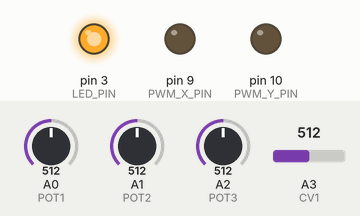
Simulated run of this sketch. Board: Arduino Uno, built with avr-gcc and run on an emulated ATmega328P. On the bench: output pins drawn as LEDs (lit = HIGH). The test bench sets the inputs (shaded band); at power-on: A0 (POT1) = 512, A1 (POT2) = 512, A2 (POT3) = 512, A3 (CV1) = 512. What the sketch prints to the serial monitor is not drawn.

Above: at 0.01 s.
At 0.6 s:
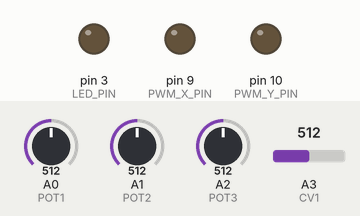
At 19.7 s:
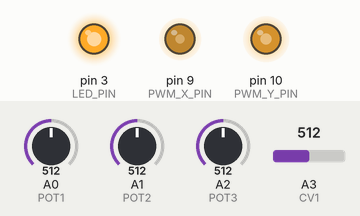
Timing chart, 0 to 12.2 s (numbered marks = the images above; inputs shaded):
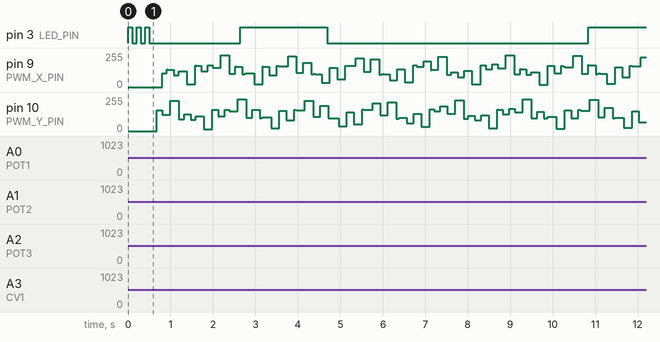

The sketch:

roseosc.ino
```cpp
/*
 * Rose Oscillator (Rhodonea) for HAGIWO MOD1
 * Based on RoseLichPatch by antisvin
 *
 * Rose curves are generated by plotting r = sin(k*theta) in polar coordinates
 * where k is the harmonic ratio (multiplier/divisor)
 *
 * This creates complex waveforms with multiple "petals" that sound like
 * harmonic-rich oscillators with unique timbres
 *
 * Hardware: MOD1 module
 *
 *   WIP:  CV options!
 *
 * - CV1: V/Oct Pitch Control
 * - CV2: FM Input
 * - CV3: Harmonics (morphs sine to rose shape)
 * - CV4: Multiplier (numerator of harmonic ratio)
 * - CV5: Divisor (denominator of harmonic ratio, 0 = free-running)
 * - CV6: Feedback Amount
 *
 * Outputs:
 * - Left/Real component of complex signal
 * - Right/Imaginary component of complex signal
 */

#include <Arduino.h>

// ========== CONFIGURATION ==========
#define SAMPLE_RATE 48000
#define BASE_FREQ 55.0f      // Base frequency in Hz
#define MAX_RATIO 32         // Maximum harmonic ratio
#define BUFFER_SIZE 32       // Audio buffer size

// Pin definitions - MOD1 Hardware
#define POT1 A0      // Harmonics morphing (rose shape)
#define POT2 A1      // Harmonic ratio (k parameter)
#define POT3 A2      // Coarse frequency/tuning
#define CV1 A3       // V/Oct pitch CV
#define CV2 A0       // FM input / Feedback control
#define LED_PIN 3    // Status LED
#define BUTTON_PIN 4 // Mode selection

// PWM Audio Outputs (high-frequency PWM for audio)
#define PWM_X_PIN 9  // X output (real/left)
#define PWM_Y_PIN 10 // Y output (imaginary/right)

// ========== COMPLEX NUMBER STRUCT ==========
struct ComplexFloat {
    float re;  // Real part
    float im;  // Imaginary part

    ComplexFloat() : re(0.0f), im(0.0f) {}
    ComplexFloat(float r, float i) : re(r), im(i) {}

    // Set from polar coordinates
    void setPolar(float magnitude, float phase) {
        re = magnitude * cos(phase);
        im = magnitude * sin(phase);
    }

    // Get magnitude
    float magnitude() const {
        return sqrt(re * re + im * im);
    }

    // Get phase
    float phase() const {
        return atan2(im, re);
    }

    // Complex multiplication
    ComplexFloat operator*(const ComplexFloat& other) const {
        return ComplexFloat(
            re * other.re - im * other.im,
            re * other.im + im * other.re
        );
    }

    // Complex addition
    ComplexFloat operator+(const ComplexFloat& other) const {
        return ComplexFloat(re + other.re, im + other.im);
    }

    // Scalar multiplication
    ComplexFloat operator*(float scalar) const {
        return ComplexFloat(re * scalar, im * scalar);
    }
};

// ========== ROSE OSCILLATOR CLASS ==========
/**
 * A complex (quadrature) oscillator based on Rose (rhodonea curve).
 * This is the CORRECT implementation from antisvin/MyPatches
 *
 * Key algorithm:
 * t = 1 - harmonics + harmonics * cos(modPhase + last_t * feedback1)
 * x = cos(phase + last_x * feedback2.re) * t
 * y = sin(phase + last_y * feedback2.im) * t
 *
 * The magic is in the t parameter which modulates the amplitude
 * based on the rose curve modulator phase (k * incr)
 */
class RoseOscillator {
private:
    float mul;          // 2*PI / sampleRate
    float incr;         // frequency * mul (phase increment)
    float phase;        // Main oscillator phase
    float modPhase;     // Modulator phase (creates the rose)
    float k;            // Harmonic ratio (multiplier/divisor)
    float harmonics;    // Morphs between sine (0) and rose (1)
    float feedback1;    // Internal feedback on amplitude modulator
    ComplexFloat feedback2;  // Complex feedback vector

    // Last sample values for feedback
    float last_x;
    float last_y;
    float last_t;

public:
    RoseOscillator(float baseFreq, float sr)
        : mul(TWO_PI / sr), phase(0.0f), modPhase(0.0f),
          k(1.0f), harmonics(1.0f), feedback1(0.0f),
          last_x(0.0f), last_y(0.0f), last_t(0.0f) {
        feedback2.re = 0.0f;
        feedback2.im = 0.0f;
        setFrequency(baseFreq);
    }

    void setSampleRate(float sr) {
        float freq = getFrequency();
        mul = TWO_PI / sr;
        setFrequency(freq);
    }

    void setFrequency(float freq) {
        incr = freq * mul;
    }

    float getFrequency() {
        return incr / mul;
    }

    void setRatio(float ratio) {
        k = ratio;
    }

    void setHarmonics(float h) {
        harmonics = constrain(h, 0.0f, 1.0f);
    }

    void setFeedback1(float fb) {
        feedback1 = fb;
    }

    void setFeedback2(float magnitude, float phase_rad) {
        feedback2.setPolar(magnitude, phase_rad);
    }

    // Generate sample
    ComplexFloat generate(float fmInput = 0.0f) {
        // Calculate rose curve amplitude modulation
        // This is the key: t morphs from constant (sine) to rose-modulated
        float t = 1.0f - harmonics + harmonics * cos(modPhase + last_t * feedback1);
        last_t = t;

        // Generate complex oscillator with feedback and amplitude modulation
        float x = cos(phase + last_x * feedback2.re) * t;
        float y = sin(phase + last_y * feedback2.im) * t;

        // Store for feedback
        last_x = x;
        last_y = y;

        // Update phases
        phase += incr + fmInput;
        modPhase += k * incr;  // Rose curve modulator runs at k * frequency

        // Wrap phases to 0-2π
        if (phase >= TWO_PI) {
            phase -= TWO_PI;
        } else if (phase < 0.0f) {
            phase += TWO_PI;
        }

        if (modPhase >= TWO_PI) {
            modPhase -= TWO_PI;
        } else if (modPhase < 0.0f) {
            modPhase += TWO_PI;
        }

        return ComplexFloat(x, y);
    }

    void reset() {
        phase = 0.0f;
        modPhase = 0.0f;
        last_x = 0.0f;
        last_y = 0.0f;
        last_t = 0.0f;
    }
};

// ========== SMOOTHING FILTER ==========
class SmoothValue {
private:
    float value;
    float target;
    float lambda;  // Smoothing factor (0.9-0.99)

public:
    SmoothValue(float initialValue = 0.0f, float smoothing = 0.95f)
        : value(initialValue), target(initialValue), lambda(smoothing) {}

    void setTarget(float newTarget) {
        target = newTarget;
    }

    float process() {
        value = lambda * value + (1.0f - lambda) * target;
        return value;
    }

    float getValue() const {
        return value;
    }
};

// ========== DC BLOCKING FILTER ==========
class DcBlockingFilter {
private:
    float x1, y1;
    const float R = 0.995f;  // Pole location

public:
    DcBlockingFilter() : x1(0.0f), y1(0.0f) {}

    float process(float input) {
        float output = input - x1 + R * y1;
        x1 = input;
        y1 = output;
        return output;
    }

    void reset() {
        x1 = y1 = 0.0f;
    }
};

// ========== V/OCT CONVERTER ==========
class VoltsPerOctave {
private:
    float baseFreq;
    float tuneOffset;

public:
    VoltsPerOctave(float base = 440.0f) : baseFreq(base), tuneOffset(0.0f) {}

    void setTune(float octaves) {
        tuneOffset = octaves;
    }

    float getFrequency(float cvVoltage) {
        float volts = (cvVoltage - 0.5f) * 5.0f;
        return baseFreq * pow(2.0f, volts + tuneOffset);
    }
};

// ========== GLOBAL OBJECTS ==========
RoseOscillator osc(BASE_FREQ, SAMPLE_RATE);
VoltsPerOctave vpo(BASE_FREQ);
DcBlockingFilter dcLeft, dcRight;

// Smooth parameters
SmoothValue smoothHarmonics(0.0f, 0.96f);
SmoothValue smoothRatio(1.0f, 0.9f);
SmoothValue smoothFreq(0.5f, 0.95f);
SmoothValue smoothFeedback(0.0f, 0.96f);

// Audio buffer
ComplexFloat audioBuffer[BUFFER_SIZE];
volatile uint16_t bufferIndex = 0;

// Mode selection
volatile bool buttonPressed = false;
volatile uint8_t currentMode = 0;  // 0=Normal, 1=Feedback mode, 2=Free-running
unsigned long lastButtonPress = 0;

// Button interrupt
void buttonISR() {
    if (millis() - lastButtonPress > 200) {  // Debounce
        buttonPressed = true;
        lastButtonPress = millis();
    }
}

// ========== PWM AUDIO OUTPUT SETUP ==========
// Configure Timer1 for high-frequency PWM on pins 9 and 10
void setupPWMAudio() {
    // Set pins as outputs
    pinMode(PWM_X_PIN, OUTPUT);
    pinMode(PWM_Y_PIN, OUTPUT);

    // Configure Timer1 for Fast PWM, 62.5kHz
    // This gives us good audio quality with minimal aliasing
    TCCR1A = _BV(COM1A1) | _BV(COM1B1) | _BV(WGM11);
    TCCR1B = _BV(WGM13) | _BV(WGM12) | _BV(CS10);  // No prescaler

    // Set TOP value for 62.5kHz PWM (16MHz / 256 = 62.5kHz)
    ICR1 = 255;

    // Start with center values (128 = 0V center)
    OCR1A = 128;  // Pin 9
    OCR1B = 128;  // Pin 10
}

// Write audio sample to PWM outputs
inline void writePWMAudio(float left, float right) {
    // Convert -1.0..+1.0 to 0..255 with 128 center
    int pwmLeft = constrain((int)(left * 127.0f + 128.0f), 0, 255);
    int pwmRight = constrain((int)(right * 127.0f + 128.0f), 0, 255);

    OCR1A = pwmLeft;   // Pin 9
    OCR1B = pwmRight;  // Pin 10
}

// ========== UTILITY FUNCTIONS ==========

// Read CV input and convert to 0.0-1.0 range
float readCV(int pin) {
    return analogRead(pin) / 1023.0f;
}

// Convert CV to bipolar -1.0 to +1.0
float readCVBipolar(int pin) {
    return (analogRead(pin) / 1023.0f) * 2.0f - 1.0f;
}

// ========== AUDIO CALLBACK ==========
// This should be called by your timer interrupt at SAMPLE_RATE
void audioCallback() {
    // Handle mode switching
    if (buttonPressed) {
        buttonPressed = false;
        currentMode = (currentMode + 1) % 3;

        // Visual feedback on LED
        for (int i = 0; i < currentMode + 1; i++) {
            digitalWrite(LED_PIN, HIGH);
            delay(100);
            digitalWrite(LED_PIN, LOW);
            delay(100);
        }
    }

    // Read all inputs
    float pot1 = readCV(POT1);      // Harmonics (rose shape)
    float pot2 = readCV(POT2);      // Ratio control
    float pot3 = readCV(POT3);      // Coarse frequency
    float cv1 = readCV(CV1);        // V/Oct pitch CV
    float cv2 = readCVBipolar(CV2); // FM / Feedback (bipolar)

    // Mode-dependent parameter mapping
    float harmonics, ratio, feedback1, feedback2_mag;

    switch (currentMode) {
        case 0:  // NORMAL MODE
            // POT1: Harmonics (0-1)
            harmonics = pot1;

            // POT2: Simple harmonic ratios (1-8)
            ratio = 1.0f + pot2 * 7.0f;

            // CV2: FM input
            feedback1 = 0.0f;
            feedback2_mag = 0.0f;
            break;

        case 1:  // FEEDBACK MODE
            // POT1: Harmonics
            harmonics = pot1;

            // POT2: Ratio (fractional for complex timbres)
            ratio = 0.5f + pot2 * 8.0f;

            // CV2: Amplitude feedback
            feedback1 = cv2 * 0.5f;  // ±0.5
            feedback2_mag = 0.0f;
            break;

        case 2:  // COMPLEX MODE
            // POT1: Harmonics
            harmonics = pot1;

            // POT2: Ratio
            ratio = 0.5f + pot2 * 8.0f;

            // CV2 upper half: feedback1, lower half: feedback2
            if (cv2 > 0) {
                feedback1 = cv2 * 0.8f;
                feedback2_mag = 0.0f;
            } else {
                feedback1 = 0.0f;
                feedback2_mag = -cv2 * 0.6f;
            }
            break;
    }

    // Update smooth parameters
    smoothHarmonics.setTarget(harmonics);
    smoothRatio.setTarget(ratio);
    smoothFreq.setTarget(pot3);

    // Process smooth values
    float smooth_harmonics = smoothHarmonics.process();
    float smooth_ratio = smoothRatio.process();
    float smooth_freq = smoothFreq.process();

    // Calculate frequency from CV1 (V/Oct) and POT3 (coarse)
    // POT3 gives -2 to +2 octaves offset
    float tuneOffset = (smooth_freq - 0.5f) * 4.0f;  // -2 to +2 octaves
    vpo.setTune(tuneOffset);
    float frequency = vpo.getFrequency(cv1);

    // Update oscillator parameters
    osc.setFrequency(frequency);
    osc.setRatio(smooth_ratio);
    osc.setHarmonics(smooth_harmonics);
    osc.setFeedback1(feedback1);

    // Complex feedback (rotating slowly for interesting effects)
    static float fb2_phase = 0.0f;
    fb2_phase += 0.001f;  // Slow rotation
    if (fb2_phase > TWO_PI) fb2_phase -= TWO_PI;
    osc.setFeedback2(feedback2_mag, fb2_phase);

    // Generate complex sample with FM (in normal mode only)
    float fmInput = (currentMode == 0) ? cv2 * 0.5f : 0.0f;
    ComplexFloat sample = osc.generate(fmInput);

    // Apply DC blocking
    float left = dcLeft.process(sample.re);
    float right = dcRight.process(sample.im);

    // Output to PWM
    writePWMAudio(left, right);

    // Store in buffer for monitoring
    audioBuffer[bufferIndex].re = left;
    audioBuffer[bufferIndex].im = right;
    bufferIndex = (bufferIndex + 1) % BUFFER_SIZE;

    // LED pulse on strong signal
    static int ledCounter = 0;
    if (++ledCounter > 1000) {
        ledCounter = 0;
        float magnitude = sqrt(left * left + right * right);
        digitalWrite(LED_PIN, magnitude > 0.5f ? HIGH : LOW);
    }
}

// ========== SETUP ==========
void setup() {
    Serial.begin(115200);
    Serial.println("Rose Oscillator for MOD1");
    Serial.println("Based on RoseLichPatch by antisvin");
    Serial.println("");

    // Configure input pins
    pinMode(POT1, INPUT);
    pinMode(POT2, INPUT);
    pinMode(POT3, INPUT);
    pinMode(CV1, INPUT);
    pinMode(CV2, INPUT);

    // Configure LED and button
    pinMode(LED_PIN, OUTPUT);
    pinMode(BUTTON_PIN, INPUT_PULLUP);
    attachInterrupt(digitalPinToInterrupt(BUTTON_PIN), buttonISR, FALLING);

    // LED startup sequence
    for (int i = 0; i < 3; i++) {
        digitalWrite(LED_PIN, HIGH);
        delay(100);
        digitalWrite(LED_PIN, LOW);
        delay(100);
    }

    // Initialize PWM audio output
    setupPWMAudio();

    // Set default tuning
    vpo.setTune(0.0f);  // Start at base frequency

    // Initialize oscillator
    osc.reset();

    // Setup Timer2 interrupt for audio callback at SAMPLE_RATE
    // Timer2 is 8-bit, we'll use CTC mode
    cli();  // Disable interrupts

    TCCR2A = 0;
    TCCR2B = 0;
    TCNT2 = 0;

    // Calculate compare value for desired sample rate
    // For 48kHz: 16MHz / (prescaler * (OCR2A + 1)) = 48000
    // Using prescaler 8: OCR2A = 16000000 / (8 * 48000) - 1 = 40.67 ≈ 41
    OCR2A = 41;  // 48kHz (actually 48.78kHz)

    TCCR2A |= (1 << WGM21);  // CTC mode
    TCCR2B |= (1 << CS21);   // Prescaler 8
    TIMSK2 |= (1 << OCIE2A); // Enable compare interrupt

    sei();  // Enable interrupts

    Serial.println("Initialization complete!");
    Serial.println("Modes:");
    Serial.println("  0: Normal (FM on CV2)");
    Serial.println("  1: Feedback (CV2 controls amplitude feedback)");
    Serial.println("  2: Complex (CV2 controls both feedbacks)");
    Serial.println("");
}

// Timer2 Compare A interrupt - audio callback
ISR(TIMER2_COMPA_vect) {
    audioCallback();
}

// ========== MAIN LOOP ==========
void loop() {
    // Audio processing happens in Timer2 interrupt
    // Use main loop for monitoring and diagnostics

    static uint32_t lastDebug = 0;
    if (millis() - lastDebug > 1000) {
        lastDebug = millis();

        // Read current values
        float pot1 = readCV(POT1);
        float pot2 = readCV(POT2);
        float pot3 = readCV(POT3);
        float cv1 = readCV(CV1);
        float cv2 = readCVBipolar(CV2);

        // Calculate current parameters
        float tuneOffset = (pot3 - 0.5f) * 4.0f;
        float frequency = BASE_FREQ * pow(2.0f, tuneOffset + (cv1 - 0.5f) * 5.0f);

        // Debug output
        Serial.print("Mode: ");
        Serial.print(currentMode);
        Serial.print(" | Freq: ");
        Serial.print(frequency, 2);
        Serial.print(" Hz | Harmonics: ");
        Serial.print(pot1, 2);
        Serial.print(" | Ratio: ");
        Serial.print(smoothRatio.getValue(), 2);
        Serial.print(" | CV2: ");
        Serial.print(cv2, 2);

        // Calculate and display signal strength
        float avgMagnitude = 0.0f;
        for (int i = 0; i < BUFFER_SIZE; i++) {
            avgMagnitude += sqrt(audioBuffer[i].re * audioBuffer[i].re +
                               audioBuffer[i].im * audioBuffer[i].im);
        }
        avgMagnitude /= BUFFER_SIZE;

        Serial.print(" | Signal: ");
        Serial.println(avgMagnitude, 3);
    }

    delay(10);
}
```
